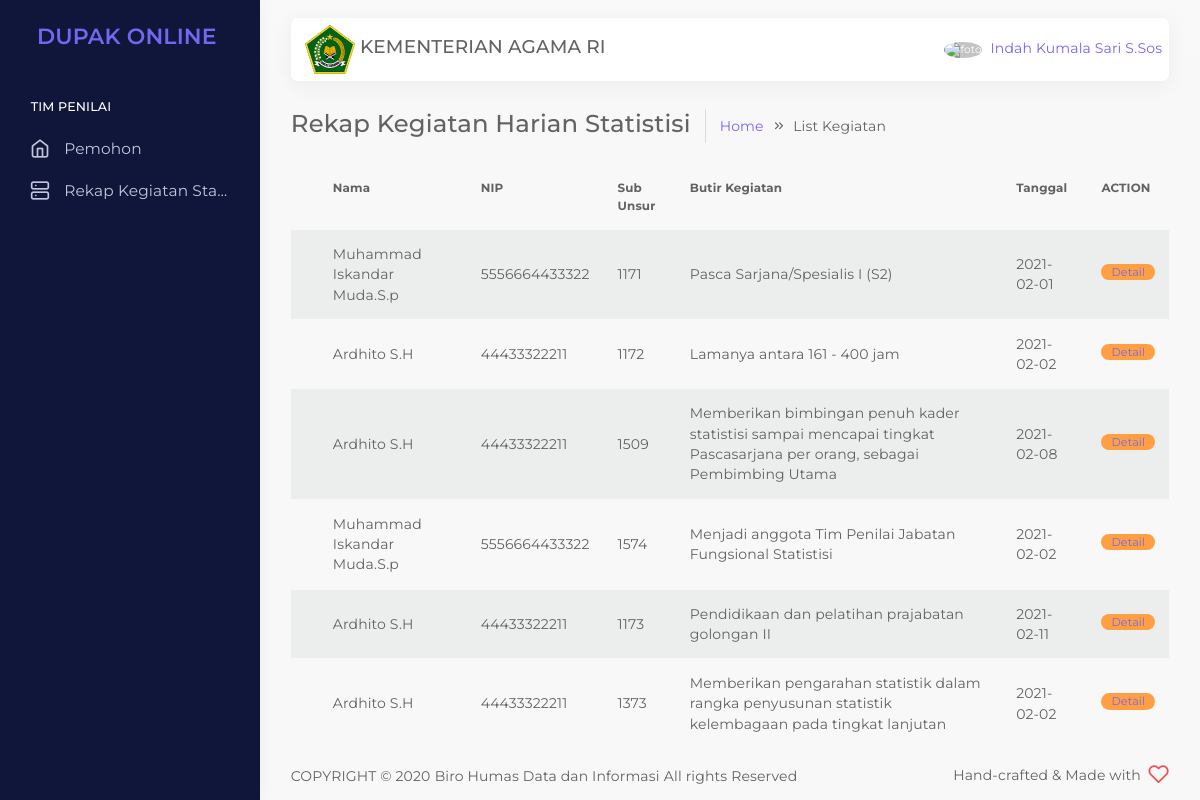
/penilai/data-list-rekap.php (signed in), run on the app's committed database.
### tables this page shows
CREATE TABLE `pengguna` (
  `id_pengguna` int(100) NOT NULL,
  `nama` varchar(100) NOT NULL,
  `nip` varchar(225) NOT NULL,
  `password` varchar(255) NOT NULL,
  `email` varchar(255) NOT NULL,
  `alamat` varchar(255) NOT NULL,
  `no_seri_kapreg` varchar(1000) NOT NULL,
  `tempat_tanggal_lahir` varchar(100) NOT NULL,
  `tgl_lahir` date NOT NULL,
  `jenis_kelamin` varchar(100) NOT NULL,
  `pendidikan` varchar(100) NOT NULL,
  `pangkat` varchar(100) NOT NULL,
  `jabatan` enum('Statistisi Muda','Statistisi Madya') NOT NULL,
  `masa_kerja` varchar(100) NOT NULL,
  `unit_kerja` varchar(100) NOT NULL,
  `role` enum('Admin','Statistisi','Penilai') NOT NULL
);

CREATE TABLE `rekap_harian` (
  `id_rekap` int(11) NOT NULL,
  `nama` varchar(255) NOT NULL,
  `nip` varchar(255) NOT NULL,
  `unsur` varchar(255) NOT NULL,
  `sub_unsur` varchar(255) NOT NULL,
  `butir_kegiatan` varchar(255) NOT NULL,
  `uraian_kegiatan` varchar(100) NOT NULL,
  `satuan_hasil` varchar(100) NOT NULL,
  `angka_kredit` varchar(255) NOT NULL,
  `volume_kegiatan` varchar(255) NOT NULL,
  `jumlah_kredit` varchar(255) NOT NULL,
  `total_nilai` varchar(255) NOT NULL,
  `tanggal` date NOT NULL,
  `unggah_bukti` varchar(255) NOT NULL,
  `status` enum('Belum Dinilai','Sedang Dinilai','Selesai Dinilai') NOT NULL
);

### session_co.php (called while the page is built, shortened)
<?php
   include('config.php');
   $user_check = $_SESSION['login'];
   $ses_sql = mysqli_query($mysqli,"SELECT * FROM pengguna WHERE nip = '$user_check'");
   while ($row = mysqli_fetch_array($ses_sql,MYSQLI_ASSOC)){
      $login_session = $row['nama'];
   }
?>

### penilai/data-list-rekap.php (the view, shortened to what this page needs)
<?php
include('../session_co.php');
?>
<!DOCTYPE html>
<html class="loading" lang="en" data-textdirection="ltr">
<head>
    <link rel="stylesheet" type="text/css" href="../app-assets/vendors/css/vendors.min.css">
    <link rel="stylesheet" type="text/css" href="../app-assets/vendors/css/tables/datatable/datatables.min.css">
    <link rel="stylesheet" type="text/css" href="../app-assets/vendors/css/file-uploaders/dropzone.min.css">
    <link rel="stylesheet" type="text/css" href="../app-assets/vendors/css/tables/datatable/extensions/dataTables.checkboxes.css">
    <link rel="stylesheet" type="text/css" href="../app-assets/css/bootstrap.css">
    <link rel="stylesheet" type="text/css" href="../app-assets/css/bootstrap-extended.css">
    <link rel="stylesheet" type="text/css" href="../app-assets/css/colors.css">
    <link rel="stylesheet" type="text/css" href="../app-assets/css/components.css">
    <link rel="stylesheet" type="text/css" href="../app-assets/css/themes/dark-layout.css">
    <link rel="stylesheet" type="text/css" href="../app-assets/css/themes/semi-dark-layout.css">
    <link rel="stylesheet" type="text/css" href="../app-assets/css/core/menu/menu-types/vertical-menu.css">
    <link rel="stylesheet" type="text/css" href="../app-assets/css/core/colors/palette-gradient.css">
    <link rel="stylesheet" type="text/css" href="../app-assets/css/plugins/file-uploaders/dropzone.css">
    <link rel="stylesheet" type="text/css" href="../app-assets/css/pages/data-list-view.css">
    <link rel="stylesheet" type="text/css" href="../assets/css/style.css">
</head>
<body class="vertical-layout vertical-menu-modern semi-dark-layout 2-columns  navbar-floating footer-static  " data-open="click" data-menu="vertical-menu-modern" data-col="2-columns" data-layout="semi-dark-layout">
    <nav class="header-navbar navbar-expand-lg navbar navbar-with-menu floating-nav navbar-light navbar-shadow">
        <div class="navbar-wrapper">
            <div class="navbar-container content">
                <div class="navbar-collapse" id="navbar-mobile">
                    <div class="mr-auto float-left bookmark-wrapper d-flex align-items-center">
                        <ul class="nav navbar-nav">
                            <li class="nav-item d-none d-lg-block"><img src="../app-assets/images/pages/kemenag25.png"><a class="h4"> KEMENTERIAN AGAMA RI</a>
                            </li>
                        </ul>
                    </div>
                        <a class="dropdown-toggle nav-link dropdown-user-link section_userinfo" href="#" data-toggle="dropdown">
                            <span class="avatar avatar-online">
                            <img src="https://sso.undip.ac.id/assets/app/images/user.png" style="max-width: 45px;" alt="foto"><i></i></span>
                            <span class="user-name" style="margin-bottom: 1rem;" >  <?php echo $login_session; ?></span></a>
                </div>
            </div>
        </div>
    </nav>
    <div class="main-menu menu-fixed menu-dark menu-accordion menu-shadow" data-scroll-to-active="true">
        <div class="navbar-header">
            <ul class="nav navbar-nav flex-row">
                <li class="nav-item mr-auto"><a class="navbar-brand" href="app-user-view.php">
                        <h2 class="brand-text mb-0">DUPAK ONLINE</h2>
                    </a></li>
                <li class="nav-item nav-toggle"><a class="nav-link modern-nav-toggle pr-0" data-toggle="collapse"></a></li>
            </ul>
        </div>
        <div class="main-menu-content">
            <ul class="navigation navigation-main" id="main-menu-navigation" data-menu="menu-navigation">
                <li class=" navigation-header"><span>Tim Penilai</span>
                </li>
                <li class=" nav-item"><a href="./app-user-view.php"><i class="feather icon-home"></i><span class="menu-title" data-i18n="Dashboard">Pemohon</span></a>
                </li>
                <li class=" nav-item"><a href="./data-list-rekap.php"><i class="feather icon-server"></i><span class="menu-title" data-i18n="Colors">Rekap Kegiatan Statistisi</span></a>
                </li>
            </ul>
        </div>
    </div>
    <div class="app-content content">
        <div class="content-wrapper">
            <div class="content-header row">
                <div class="content-header-left col-md-9 col-12 mb-2">
                    <div class="row breadcrumbs-top">
                        <div class="col-12">
                            <h2 class="content-header-title float-left mb-0">Rekap Kegiatan Harian Statistisi</h2>
                            <div class="breadcrumb-wrapper col-12">
                                <ol class="breadcrumb">
                                    <li class="breadcrumb-item"><a href="../index.php">Home</a>
                                    </li>
                                    <li class="breadcrumb-item active">List Kegiatan
                                    </li>
                                </ol>
                            </div>
                        </div>
                    </div>
                </div>
            </div>
            <div class="content-body">
                <section id="data-list-view" class="data-list-view-header">
                    <div class="table-responsive">
                        <table class="table table-striped mb-0">
                            <thead>
                                <tr>
                                     <th></th>
                                    <th>Nama</th>
                                    <th>NIP</th>
                                    <th>Sub Unsur</th>
                                    <th>Butir Kegiatan</th>
                                    <th>Tanggal</th>
                                    <th>ACTION</th>
                                </tr>
                            </thead>
                            <tbody>
                            <?php
                                include_once("../config.php");
                                $result = mysqli_query($mysqli, "SELECT * FROM rekap_harian ORDER BY id_rekap ASC");
                                while($user_data = mysqli_fetch_array($result)) {
                                ?>
                                <tr>
                                <td></td>
                                    <td><?php echo $user_data['nama']; ?></td>
                                    <td><?php echo $user_data['nip']; ?></td>
                                    <td><?php echo $user_data['sub_unsur']; ?></td>
                                    <td><?php echo $user_data['butir_kegiatan']; ?></td>
                                    <td><?php echo $user_data['tanggal']; ?></td>
                                    <td>
                                    <div class="chip chip-warning" >
                                        <a class="chip-text" href="./detail-rekap.php">Detail</a>
                                    </div>
                                    </td>
                                </tr>
                                <?php } ?>
                            </tbody>
                        </table>
                    </div>
                    </section>
                </div>
            </div>
            </div>
    <div class="drag-target"></div>
    <footer class="footer footer-static footer-light">
        <p class="clearfix blue-grey lighten-2 mb-0"><span class="float-md-left d-block d-md-inline-block mt-25">COPYRIGHT &copy; 2020<a class="text-bold-800 grey darken-2" target="_blank">Biro Humas Data dan Informasi</a>All rights Reserved</span><span class="float-md-right d-none d-md-block">Hand-crafted & Made with<i class="feather icon-heart pink"></i></span>
        </p>
    </footer>
</body>
</html>

### app-assets/css/themes/semi-dark-layout.css (style rules this page uses)
body.semi-dark-layout .main-menu { background-color : #10163A; }
body.semi-dark-layout .main-menu-content .navigation-main { background-color : #10163A; }
body.semi-dark-layout .main-menu-content .navigation-main .nav-item i { color : #C2C6DC; }
body.semi-dark-layout .main-menu-content .navigation-main .nav-item a:after, body.semi-dark-layout .main-menu-content .navigation-main .nav-item a { color : #C2C6DC; }

### app-assets/css/core/menu/menu-types/vertical-menu.css (style rules this page uses)
body.vertical-layout.vertical-menu-modern .main-menu .navigation > li > a > i { font-size : 1.2rem; margin-right : 1rem; float : left; }
body.vertical-layout.vertical-menu-modern .main-menu { -webkit-transition : 0.4s cubic-bezier(0.25, 0.8, 0.25, 1); transition : 0.4s cubic-bezier(0.25, 0.8, 0.25, 1); -webkit-transform : translate3d(0, 0, 0); transform : translate3d(0, 0, 0); -webkit-backface-visibility : hidden; backface-visibility : hidden; }
body.vertical-layout.vertical-menu-modern.menu-expanded .main-menu { width : 260px; }
body.vertical-layout.vertical-menu-modern.menu-expanded .main-menu .navigation > li > a > i { margin-right : 1rem; float : left; }
body.vertical-layout.vertical-menu-modern.menu-expanded .main-menu .navigation > li > a > i:before { font-size : 1.429rem; }
body.vertical-layout.vertical-menu-modern.menu-expanded .main-menu .navigation > li > a > span { -webkit-animation : 0.3s cubic-bezier(0.25, 0.8, 0.25, 1) 0s normal forwards 1 fadein; animation : 0.3s cubic-bezier(0.25, 0.8, 0.25, 1) 0s normal forwards 1 fadein; }
body.vertical-layout.vertical-menu-modern.menu-expanded .footer { margin-left : 260px; }
@media (min-width: 992px) { body.vertical-layout.vertical-menu-modern .main-menu { width : 260px; } }
@media (min-width: 992px) { body.vertical-layout.vertical-menu-modern .footer { margin-left : 260px; } }

### data on the page
pengguna: nama "Indah Kumala Sari S.Sos"
rekap_harian: nama "Muhammad Iskandar Muda.S.p", nip "5556664433322", sub_unsur "1171", butir_kegiatan "Pasca Sarjana/Spesialis I (S2)", tanggal "2021-02-01"
rekap_harian: nama "Ardhito S.H", nip "44433322211", sub_unsur "1172", butir_kegiatan "Lamanya antara 161 - 400 jam", tanggal "2021-02-02"
rekap_harian: nama "Ardhito S.H", nip "44433322211", sub_unsur "1509", butir_kegiatan "Memberikan bimbingan penuh kader statistisi sampai mencapai tingkat Pascasarjana per orang, sebagai Pembimbing Utama", tanggal "2021-02-08"
rekap_harian: nama "Muhammad Iskandar Muda.S.p", nip "5556664433322", sub_unsur "1574", butir_kegiatan "Menjadi anggota Tim Penilai Jabatan Fungsional Statistisi", tanggal "2021-02-02"
rekap_harian: nama "Ardhito S.H", nip "44433322211", sub_unsur "1173", butir_kegiatan "Pendidikaan dan pelatihan prajabatan golongan II", tanggal "2021-02-11"
rekap_harian: nama "Ardhito S.H", nip "44433322211", sub_unsur "1373", butir_kegiatan "Memberikan pengarahan statistik dalam rangka penyusunan statistik kelembagaan pada tingkat lanjutan", tanggal "2021-02-02"
